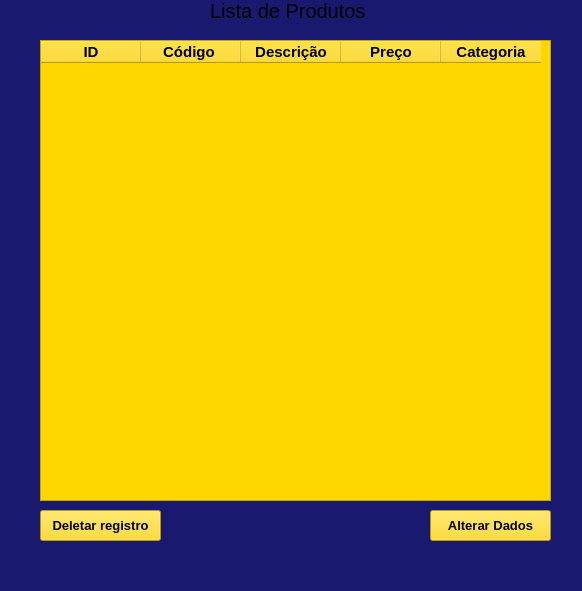
<?xml version="1.0" encoding="UTF-8"?>
<ui version="4.0">
 <class>MainWindow</class>
 <widget class="QMainWindow" name="MainWindow">
  <property name="geometry">
   <rect>
    <x>0</x>
    <y>0</y>
    <width>582</width>
    <height>591</height>
   </rect>
  </property>
  <property name="windowTitle">
   <string>MainWindow</string>
  </property>
  <property name="styleSheet">
   <string notr="true">background-color: rgb(25, 25, 112);</string>
  </property>
  <widget class="QWidget" name="centralwidget">
   <widget class="QLabel" name="label">
    <property name="geometry">
     <rect>
      <x>210</x>
      <y>-20</y>
      <width>191</width>
      <height>61</height>
     </rect>
    </property>
    <property name="font">
     <font>
      <pointsize>15</pointsize>
     </font>
    </property>
    <property name="text">
     <string>Lista de Produtos</string>
    </property>
   </widget>
   <widget class="QTableWidget" name="tableWidget">
    <property name="geometry">
     <rect>
      <x>40</x>
      <y>40</y>
      <width>511</width>
      <height>461</height>
     </rect>
    </property>
    <property name="font">
     <font>
      <pointsize>13</pointsize>
      <weight>75</weight>
      <bold>true</bold>
     </font>
    </property>
    <property name="styleSheet">
     <string notr="true">background-color: rgb(255, 215, 0);</string>
    </property>
    <property name="gridStyle">
     <enum>Qt::NoPen</enum>
    </property>
    <column>
     <property name="text">
      <string>ID</string>
     </property>
     <property name="font">
      <font>
       <pointsize>11</pointsize>
       <weight>75</weight>
       <bold>true</bold>
      </font>
     </property>
     <property name="background">
      <color>
       <red>61</red>
       <green>89</green>
       <blue>171</blue>
      </color>
     </property>
    </column>
    <column>
     <property name="text">
      <string>Código </string>
     </property>
     <property name="font">
      <font>
       <pointsize>11</pointsize>
       <weight>75</weight>
       <bold>true</bold>
      </font>
     </property>
     <property name="background">
      <color>
       <red>61</red>
       <green>89</green>
       <blue>171</blue>
      </color>
     </property>
    </column>
    <column>
     <property name="text">
      <string>Descrição</string>
     </property>
     <property name="font">
      <font>
       <pointsize>11</pointsize>
       <weight>75</weight>
       <bold>true</bold>
      </font>
     </property>
     <property name="background">
      <color>
       <red>61</red>
       <green>89</green>
       <blue>171</blue>
      </color>
     </property>
    </column>
    <column>
     <property name="text">
      <string>Preço</string>
     </property>
     <property name="font">
      <font>
       <pointsize>11</pointsize>
       <weight>75</weight>
       <bold>true</bold>
      </font>
     </property>
     <property name="background">
      <color>
       <red>61</red>
       <green>89</green>
       <blue>171</blue>
      </color>
     </property>
    </column>
    <column>
     <property name="text">
      <string>Categoria</string>
     </property>
     <property name="font">
      <font>
       <pointsize>11</pointsize>
       <weight>75</weight>
       <bold>true</bold>
      </font>
     </property>
     <property name="background">
      <color>
       <red>61</red>
       <green>89</green>
       <blue>171</blue>
      </color>
     </property>
    </column>
   </widget>
   <widget class="QPushButton" name="pushButton">
    <property name="geometry">
     <rect>
      <x>40</x>
      <y>510</y>
      <width>121</width>
      <height>31</height>
     </rect>
    </property>
    <property name="font">
     <font>
      <pointsize>10</pointsize>
      <weight>75</weight>
      <bold>true</bold>
     </font>
    </property>
    <property name="styleSheet">
     <string notr="true">background-color: rgb(255, 215, 0);</string>
    </property>
    <property name="text">
     <string>Deletar registro</string>
    </property>
   </widget>
   <widget class="QPushButton" name="pushButton_2">
    <property name="geometry">
     <rect>
      <x>430</x>
      <y>510</y>
      <width>121</width>
      <height>31</height>
     </rect>
    </property>
    <property name="font">
     <font>
      <pointsize>10</pointsize>
      <weight>75</weight>
      <bold>true</bold>
     </font>
    </property>
    <property name="styleSheet">
     <string notr="true">background-color: rgb(255, 215, 0);</string>
    </property>
    <property name="text">
     <string>Alterar Dados</string>
    </property>
   </widget>
  </widget>
  <widget class="QMenuBar" name="menubar">
   <property name="geometry">
    <rect>
     <x>0</x>
     <y>0</y>
     <width>582</width>
     <height>21</height>
    </rect>
   </property>
  </widget>
  <widget class="QStatusBar" name="statusbar"/>
 </widget>
 <resources/>
 <connections/>
</ui>
